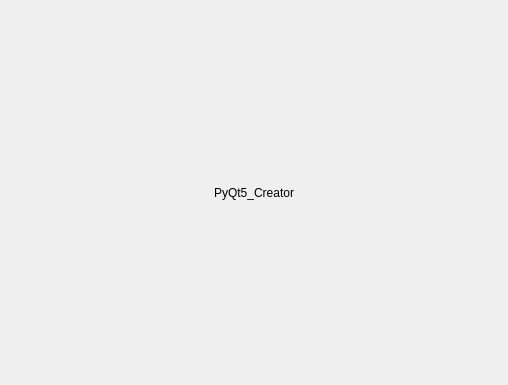
<?xml version="1.0" encoding="UTF-8"?>
<ui version="4.0">
 <class>PyQt5</class>
 <widget class="QWidget" name="PyQt5">
  <property name="geometry">
   <rect>
    <x>0</x>
    <y>0</y>
    <width>508</width>
    <height>385</height>
   </rect>
  </property>
  <property name="windowTitle">
   <string>PyQt5</string>
  </property>
  <layout class="QGridLayout" name="gridLayout">
   <item row="0" column="0">
    <widget class="QLabel" name="label">
     <property name="text">
      <string>PyQt5_Creator</string>
     </property>
     <property name="alignment">
      <set>Qt::AlignCenter</set>
     </property>
    </widget>
   </item>
  </layout>
 </widget>
 <resources/>
 <connections/>
</ui>
